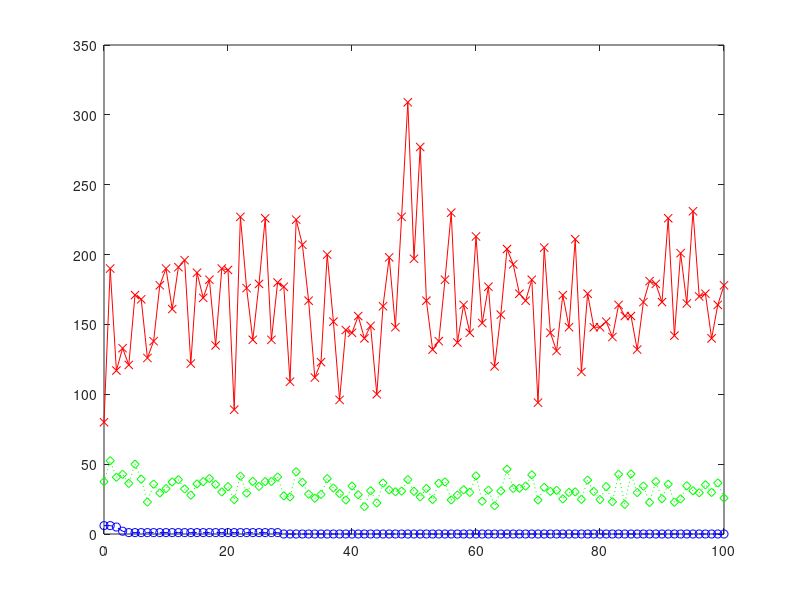

The MATLAB source for this figure:
x=[6 , 80 , 37.457142857142856 ;  ...
6 , 190 , 52.42857142857143 ;  ...
5 , 117 , 40.65714285714286 ;  ...
2 , 133 , 42.74285714285714 ;  ...
1 , 121 , 36.22857142857143 ;  ...
1 , 171 , 49.94285714285714 ;  ...
1 , 168 , 39.22857142857143 ;  ...
1 , 126 , 22.857142857142858 ;  ...
1 , 138 , 35.68571428571428 ;  ...
1 , 178 , 29.37142857142857 ;  ...
1 , 190 , 32.51428571428571 ;  ...
1 , 161 , 37.22857142857143 ;  ...
1 , 191 , 38.857142857142854 ;  ...
1 , 196 , 32.285714285714285 ;  ...
1 , 122 , 27.82857142857143 ;  ...
1 , 187 , 35.857142857142854 ;  ...
1 , 169 , 37.42857142857143 ;  ...
1 , 182 , 39.74285714285714 ;  ...
1 , 135 , 35.51428571428571 ;  ...
1 , 190 , 30.114285714285714 ;  ...
1 , 189 , 33.94285714285714 ;  ...
1 , 89 , 24.62857142857143 ;  ...
1 , 227 , 41.4 ;  ...
1 , 176 , 29.228571428571428 ;  ...
1 , 139 , 37.65714285714286 ;  ...
1 , 179 , 34.05714285714286 ;  ...
1 , 226 , 37.542857142857144 ;  ...
1 , 139 , 37.6 ;  ...
1 , 180 , 40.8 ;  ...
0 , 177 , 27.285714285714285 ;  ...
0 , 109 , 26.542857142857144 ;  ...
0 , 225 , 44.6 ;  ...
0 , 207 , 37.0 ;  ...
0 , 167 , 28.571428571428573 ;  ...
0 , 112 , 25.6 ;  ...
0 , 123 , 28.314285714285713 ;  ...
0 , 200 , 39.65714285714286 ;  ...
0 , 152 , 32.91428571428571 ;  ...
0 , 96 , 28.942857142857143 ;  ...
0 , 146 , 24.314285714285713 ;  ...
0 , 144 , 34.34285714285714 ;  ...
0 , 156 , 28.114285714285714 ;  ...
0 , 140 , 19.571428571428573 ;  ...
0 , 149 , 30.942857142857143 ;  ...
0 , 100 , 22.228571428571428 ;  ...
0 , 163 , 36.42857142857143 ;  ...
0 , 198 , 31.571428571428573 ;  ...
0 , 148 , 30.2 ;  ...
0 , 227 , 30.714285714285715 ;  ...
0 , 309 , 38.94285714285714 ;  ...
0 , 197 , 30.514285714285716 ;  ...
0 , 277 , 26.571428571428573 ;  ...
0 , 167 , 32.542857142857144 ;  ...
0 , 132 , 24.685714285714287 ;  ...
0 , 138 , 36.285714285714285 ;  ...
0 , 182 , 37.22857142857143 ;  ...
0 , 230 , 24.37142857142857 ;  ...
0 , 137 , 27.885714285714286 ;  ...
0 , 164 , 31.62857142857143 ;  ...
0 , 144 , 29.771428571428572 ;  ...
0 , 213 , 41.6 ;  ...
0 , 151 , 23.428571428571427 ;  ...
0 , 177 , 31.4 ;  ...
0 , 120 , 20.228571428571428 ;  ...
0 , 157 , 30.8 ;  ...
0 , 204 , 46.285714285714285 ;  ...
0 , 193 , 32.628571428571426 ;  ...
0 , 172 , 32.74285714285714 ;  ...
0 , 167 , 34.31428571428572 ;  ...
0 , 182 , 42.4 ;  ...
0 , 94 , 24.314285714285713 ;  ...
0 , 205 , 33.371428571428574 ;  ...
0 , 144 , 30.514285714285716 ;  ...
0 , 131 , 31.257142857142856 ;  ...
0 , 171 , 25.142857142857142 ;  ...
0 , 148 , 29.771428571428572 ;  ...
0 , 211 , 30.142857142857142 ;  ...
0 , 116 , 24.771428571428572 ;  ...
0 , 172 , 38.6 ;  ...
0 , 148 , 30.457142857142856 ;  ...
0 , 148 , 24.62857142857143 ;  ...
0 , 152 , 33.91428571428571 ;  ...
0 , 141 , 23.085714285714285 ;  ...
0 , 164 , 42.68571428571428 ;  ...
0 , 156 , 21.2 ;  ...
0 , 156 , 42.97142857142857 ;  ...
0 , 132 , 29.65714285714286 ;  ...
0 , 166 , 34.31428571428572 ;  ...
0 , 181 , 22.6 ;  ...
0 , 179 , 37.51428571428571 ;  ...
0 , 166 , 25.257142857142856 ;  ...
0 , 226 , 35.628571428571426 ;  ...
0 , 142 , 22.771428571428572 ;  ...
0 , 201 , 25.114285714285714 ;  ...
0 , 165 , 34.542857142857144 ;  ...
0 , 231 , 30.942857142857143 ;  ...
0 , 170 , 29.514285714285716 ;  ...
0 , 172 , 35.2 ;  ...
0 , 140 , 29.771428571428572 ;  ...
0 , 164 , 36.542857142857144 ;  ...
0 , 178 , 25.714285714285715   ...
];

y=[0 ; ...
1 ; ...
2 ; ...
3 ; ...
4 ; ...
5 ; ...
6 ; ...
7 ; ...
8 ; ...
9 ; ...
10 ; ...
11 ; ...
12 ; ...
13 ; ...
14 ; ...
15 ; ...
16 ; ...
17 ; ...
18 ; ...
19 ; ...
20 ; ...
21 ; ...
22 ; ...
23 ; ...
24 ; ...
25 ; ...
26 ; ...
27 ; ...
28 ; ...
29 ; ...
30 ; ...
31 ; ...
32 ; ...
33 ; ...
34 ; ...
35 ; ...
36 ; ...
37 ; ...
38 ; ...
39 ; ...
40 ; ...
41 ; ...
42 ; ...
43 ; ...
44 ; ...
45 ; ...
46 ; ...
47 ; ...
48 ; ...
49 ; ...
50 ; ...
51 ; ...
52 ; ...
53 ; ...
54 ; ...
55 ; ...
56 ; ...
57 ; ...
58 ; ...
59 ; ...
60 ; ...
61 ; ...
62 ; ...
63 ; ...
64 ; ...
65 ; ...
66 ; ...
67 ; ...
68 ; ...
69 ; ...
70 ; ...
71 ; ...
72 ; ...
73 ; ...
74 ; ...
75 ; ...
76 ; ...
77 ; ...
78 ; ...
79 ; ...
80 ; ...
81 ; ...
82 ; ...
83 ; ...
84 ; ...
85 ; ...
86 ; ...
87 ; ...
88 ; ...
89 ; ...
90 ; ...
91 ; ...
92 ; ...
93 ; ...
94 ; ...
95 ; ...
96 ; ...
97 ; ...
98 ; ...
99 ; ...
100  ...
];

plot(y,x(:,1),'b--o',y,x(:,2),'r-x',y,x(:,3),'g:d');

